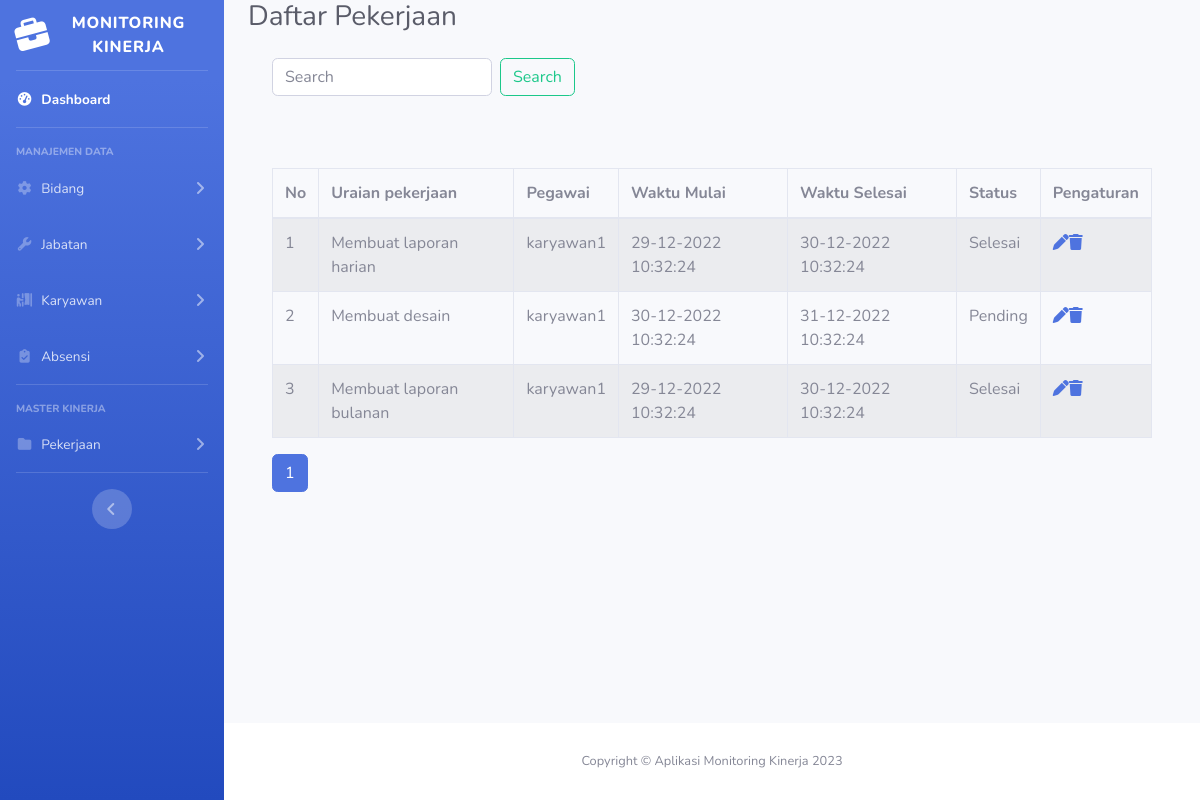
Before: /pekerjaan.php (signed in) with the older database file.
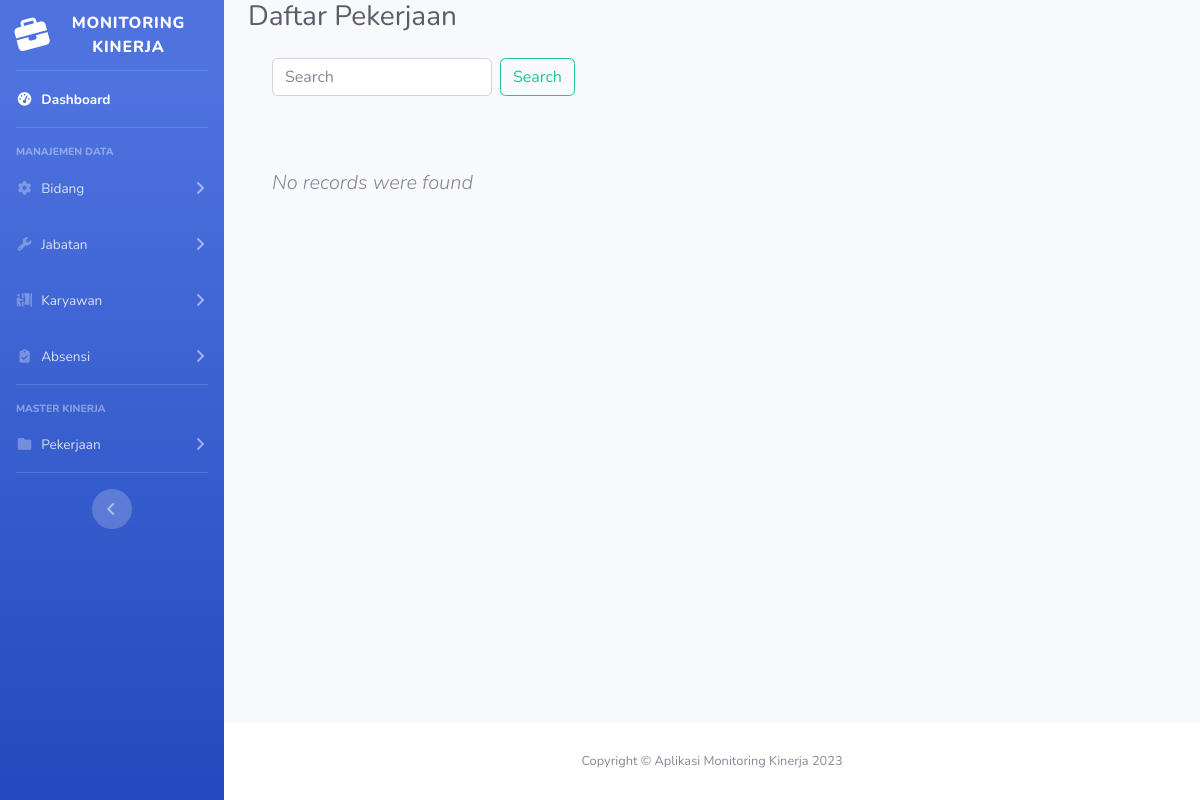
After: the same page with the newer database file.
### tables this page shows
CREATE TABLE `pekerjaan` (
  `idPekerjaan` int(11) NOT NULL,
  `uraian_pekerjaan` varchar(255) NOT NULL,
  `id_pegawai` int(11) NOT NULL,
  `waktu_mulai` datetime NOT NULL,
  `waktu_selesai` datetime NOT NULL,
  `status_pekerjaan` enum('Selesai','Pending') NOT NULL
);

CREATE TABLE `pegawai` (
  `idPegawai` int(11) NOT NULL,
  `nip` varchar(255) NOT NULL,
  `nama_peg` varchar(255) NOT NULL,
  `id_jabatan` int(11) DEFAULT NULL,
  `alamat` varchar(255) NOT NULL,
  `id_bidang` int(11) DEFAULT NULL,
  `photo` varchar(255) NOT NULL
);

### pekerjaan.php (the view, shortened to what the changed rows need)
<?php
    require('functions.php');
?>
<!DOCTYPE html>
<html lang="en">
    <head>
        <link href="vendor/fontawesome-free/css/all.min.css" rel="stylesheet" type="text/css">
        <link href="css/sb-admin-2.min.css" rel="stylesheet">
    </head>
    <body id="page-top">
        <div id="wrapper">
            <div id="content-wrapper" class="d-flex flex-column">
                <div id="content">
                    <div class="container-fluid">
                        <div class="d-sm-flex align-items-center justify-content-between mb-4">
                            <h1 class="h3 mb-0 text-gray-800">Daftar Pekerjaan</h1>
                        </div>
                        <div class="wrapper">
                            <div class="container-fluid">
                                <div class="row">
                                    <div class="col-md-12">
                                        <br><br><br>
                                        <?php
                                            require_once "config.php";
                                            $batas = 5;
                                            $halaman = @$_GET['halaman'];
                                            if (empty($halaman)) {
                                                $posisi = 0;
                                                $halaman = 1;
                                            } else {
                                                $posisi = ($halaman - 1) * $batas;
                                            }
                                            if (isset($_GET['search'])) {
                                                $search = $_GET['search'];
                                                $sql = "SELECT k.idPekerjaan, k.uraian_pekerjaan, k.waktu_mulai, k.waktu_selesai, k.status_pekerjaan, p.nama_peg
                                                        FROM pekerjaan k
                                                        INNER JOIN pegawai p ON p.idPegawai = k.id_pegawai
                                                        WHERE uraian_pekerjaan LIKE '%$search%' ORDER BY idPekerjaan ASC LIMIT $posisi, $batas";
                                            } else {
                                                $sql = "SELECT k.idPekerjaan, k.uraian_pekerjaan, k.waktu_mulai, k.waktu_selesai, k.status_pekerjaan, p.nama_peg
                                                        FROM pekerjaan k
                                                        INNER JOIN pegawai p ON p.idPegawai = k.id_pegawai ORDER BY idPekerjaan ASC LIMIT $posisi, $batas";
                                            }
                                            if ($result = mysqli_query($link, $sql)) {
                                                if (mysqli_num_rows($result) > 0) {
                                        ?>
                                        <table class="table table-bordered table-striped">
                                            <thead>
                                                <tr>
                                                    <th>No</th>
                                                    <th>Uraian pekerjaan</th>
                                                    <th>Pegawai</th>
                                                    <th>Waktu Mulai</th>
                                                    <th>Waktu Selesai</th>
                                                    <th>Status</th>
                                                    <th>Pengaturan</th>
                                                </tr>
                                            </thead>
                                            <tbody>
                                                <?php
                                                    $i = 1 + $posisi;
                                                    while ($row = mysqli_fetch_array($result)) {
                                                ?>
                                                <tr>
                                                    <td><?= $i ?></td>
                                                    <td><?= $row['uraian_pekerjaan'] ?></td>
                                                    <td><?= $row['nama_peg'] ?></td>
                                                    <td><?= date('d-m-Y H:i:s', strtotime($row['waktu_mulai'])); ?></td>
                                                    <td><?= date('d-m-Y H:i:s', strtotime($row['waktu_selesai'])); ?></td>
                                                    <td><?= $row['status_pekerjaan'] ?></td>
                                                    <td>
                                                        <?php
                                                            echo "<a href='update_pekerjaan.php?id=" . $row['idPekerjaan'] ."' title='Update record' data-toggle='tooltip'><span class='fas fa-pen'>
                                                            </span></a>";
                                                            echo "<a href='delete_pekerjaan.php?id=" . $row['idPekerjaan'] ."' title='Delete record' data-toggle='tooltip'><span class='fas fa-trash'>
                                                            </span></a>";
                                                        ?>
                                                    </td>
                                                </tr>
                                                <?php
                                                        $i++;
                                                    }
                                                ?>
                                                </tbody>
                                            </table>
                                            <ul class="pagination">
                                                <?php
                                                    if (isset($_GET['search'])) {
                                                        $search = $_GET['search'];
                                                        $query2 = "SELECT k.idPekerjaan, k.uraian_pekerjaan, k.waktu_mulai, k.waktu_selesai, k.status_pekerjaan, p.nama_peg
                                                                    FROM pekerjaan k
                                                                    INNER JOIN pegawai p ON p.idPegawai = k.id_pegawai
                                                                    WHERE uraian_pekerjaan LIKE '%$search%' ORDER BY idPekerjaan ASC";
                                                    } else {
                                                        $query2 = "SELECT k.idPekerjaan, k.uraian_pekerjaan, k.waktu_mulai, k.waktu_selesai, k.status_pekerjaan, p.nama_peg
                                                                    FROM pekerjaan k
                                                                    INNER JOIN pegawai p ON p.idPegawai = k.id_pegawai ORDER BY uraian_pekerjaan ASC";
                                                    }
                                                    $result2 = mysqli_query($link, $query2);
                                                    $jmldata = mysqli_num_rows($result2);
                                                    $jmlhalaman = ceil($jmldata / $batas);
                                                    for ($i = 1; $i <= $jmlhalaman; $i++) {
                                                        if ($i != $halaman) {
                                                            if (isset($_GET['search'])) {
                                                                $search = $_GET['search'];
                                                                echo "<li class='page-item'><a class='page-link' href='pekerjaan.php?halaman=$i&search=$search'>$i</a></li>";
                                                            } else {
                                                                echo "<li class='page-item'><a class='page-link' href='pekerjaan.php?halaman=$i'>$i</a></li>";
                                                            }
                                                        } else {
                                                            echo "<li class='page-item active'><a class='page-link' href='#'>$i</a></li>";
                                                        }
                                                    }
                                                ?>
                                            </ul>
                                            <?php
                                                } else {
                                            ?>
                                            <p class="lead"><em>No records were found</em></p>
                                            <?php
                                                }
                                            } else {
                                                echo "ERROR: Could not able to execute $sql. " . mysqli_error($link);
                                            }
                                        ?>
                                    </div>
                                </div>
                            </div>
                        </div>
                    </div>
                </div>
            </div>
        </div>
    </body>
</html>

Changed rows visible on the page:
removed pekerjaan: uraian_pekerjaan "Membuat laporan harian", id_pegawai.nama_peg "karyawan1", waktu_mulai "29-12-2022 10:32:24", waktu_selesai "30-12-2022 10:32:24", status_pekerjaan "Selesai"
removed pekerjaan: uraian_pekerjaan "Membuat desain", id_pegawai.nama_peg "karyawan1", waktu_mulai "30-12-2022 10:32:24", waktu_selesai "31-12-2022 10:32:24", status_pekerjaan "Pending"
removed pekerjaan: uraian_pekerjaan "Membuat laporan bulanan", id_pegawai.nama_peg "karyawan1", waktu_mulai "29-12-2022 10:32:24", waktu_selesai "30-12-2022 10:32:24", status_pekerjaan "Selesai"
Other visible differences:
text no longer shown: "No Uraian pekerjaan Pegawai Waktu Mulai Waktu Selesai Status Pengaturan"
text now shown: "No records were found"
list line gone: "1"
